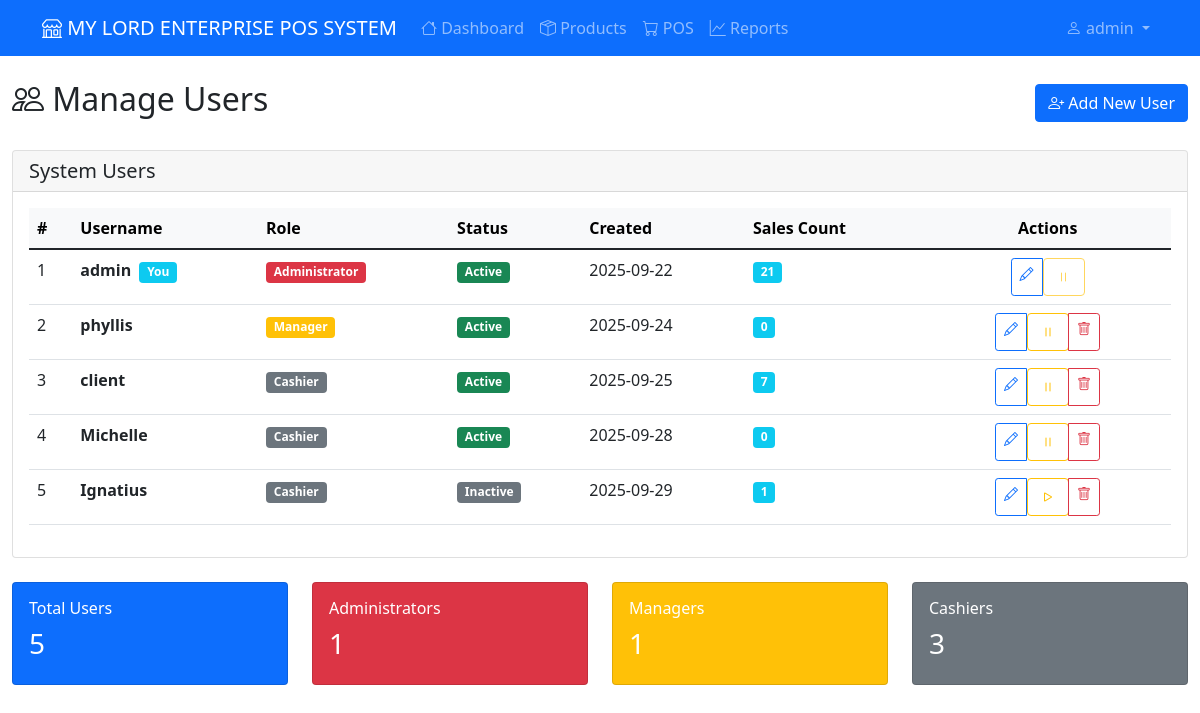
The page /auth/users (signed in) on the database as committed earlier.
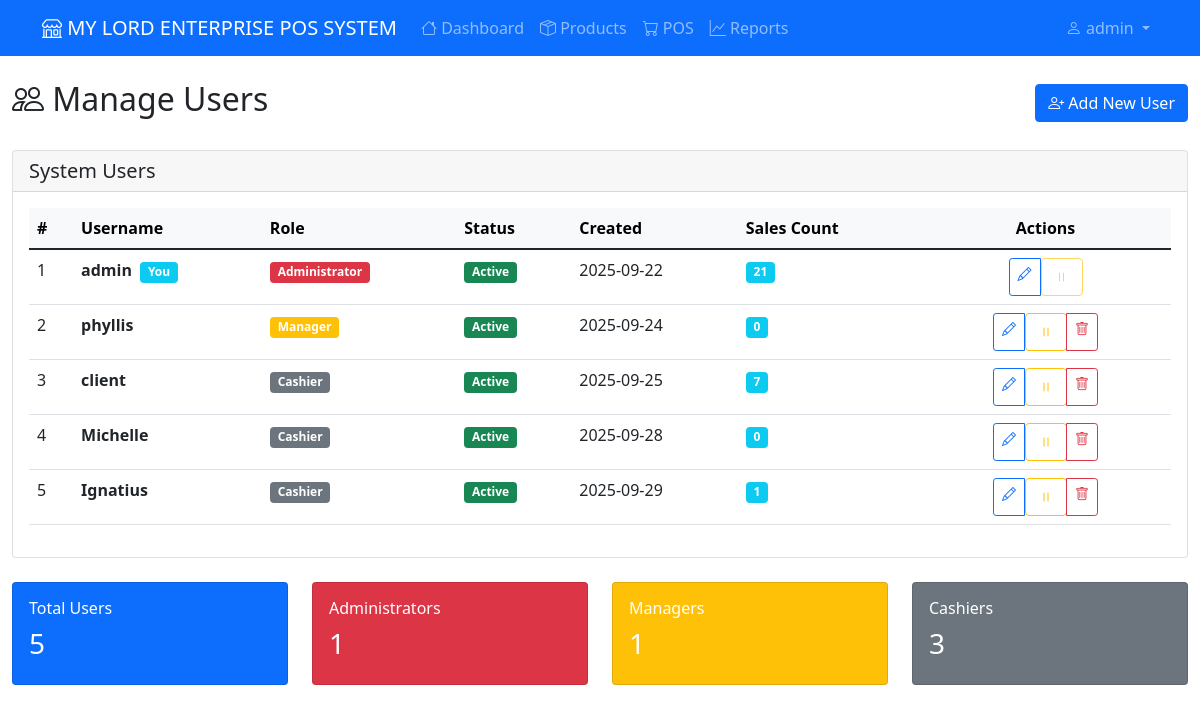
The same page on the database as committed later.
### app/models.py (models this page shows, shortened)
class User(UserMixin, db.Model):
    id = db.Column(db.Integer, primary_key=True)
    username = db.Column(db.String(80), unique=True, nullable=False)
    password_hash = db.Column(db.String(120), nullable=False)
    role = db.Column(db.String(20), nullable=False, default='cashier')  # admin, manager, cashier
    created_at = db.Column(db.DateTime, default=datetime.utcnow)
    is_active = db.Column(db.Boolean, default=True, nullable=False)
    is_temporary_password = db.Column(db.Boolean, default=False, nullable=False)
    password_reset_token = db.Column(db.String(100), nullable=True)
    password_reset_expires = db.Column(db.DateTime, nullable=True)
    must_change_password = db.Column(db.Boolean, default=False, nullable=False)
    last_password_change = db.Column(db.DateTime, nullable=True)
    sales = db.relationship('Sale', backref='clerk', lazy=True)
    expenses = db.relationship('Expense', backref='user', lazy=True)
    def needs_password_change(self):
        return self.must_change_password or self.is_temporary_password
    def is_admin(self):
        return self.role == 'admin'
    def is_manager(self):
        return self.role in ['admin', 'manager']

### app/auth.py (the view)
@bp.route('/users')
@login_required
@admin_required
def manage_users():
    page = request.args.get('page', 1, type=int)
    per_page = 10
    users = User.query.paginate(
        page=page,
        per_page=per_page,
        error_out=False
    )
    return render_template('auth/manage_users.html', users=users)

### app/templates/auth/manage_users.html (shortened to what this page needs)
{% extends "base.html" %}
{% block content %}
<div class="d-flex justify-content-between align-items-center mb-4">
    <h2><i class="bi bi-people"></i> Manage Users</h2>
    <a href="{{ url_for('auth.register') }}" class="btn btn-primary">
        <i class="bi bi-person-plus"></i> Add New User
    </a>
</div>
<div class="card">
    <div class="card-header">
        <h5 class="mb-0">System Users</h5>
    </div>
    <div class="card-body">
        {% if users.items %}
            <div class="table-responsive">
                <table class="table table-hover">
                    <thead class="table-light">
                        <tr>
                            <th>#</th>
                            <th>Username</th>
                            <th>Role</th>
                            <th>Status</th>
                            <th>Created</th>
                            <th>Sales Count</th>
                            <th class="text-center" style="min-width: 150px;">Actions</th>
                        </tr>
                    </thead>
                    <tbody>
                        {% for user in users.items %}
                        <tr>
                            <td>{{ loop.index + (users.page - 1) * users.per_page }}</td>
                            <td>
                                <strong>{{ user.username }}</strong>
                                {% if user.id == current_user.id %}
                                    <span class="badge bg-info ms-1">You</span>
                                {% endif %}
                            </td>
                            <td>
                                {% if user.role == 'admin' %}
                                    <span class="badge bg-danger">Administrator</span>
                                {% elif user.role == 'manager' %}
                                    <span class="badge bg-warning">Manager</span>
                                {% else %}
                                    <span class="badge bg-secondary">Cashier</span>
                                {% endif %}
                            </td>
                            <td>
                                {% if user.is_active is defined %}
                                    {% if user.is_active %}
                                        <span class="badge bg-success">Active</span>
                                    {% else %}
                                        <span class="badge bg-secondary">Inactive</span>
                                    {% endif %}
                                {% else %}
                                    <span class="badge bg-success">Active</span>
                                {% endif %}
                            </td>
                            <td>
                                {% if user.created_at %}
                                    {{ user.created_at.strftime('%Y-%m-%d') }}
                                {% else %}
                                    -
                                {% endif %}
                            </td>
                            <td>
                                <span class="badge bg-info">{{ user.sales|length if user.sales else 0 }}</span>
                            </td>
                            <td class="text-center">
                                <div class="btn-group btn-group-sm">
                                    <a href="{{ url_for('auth.edit_user', user_id=user.id) }}"
                                       class="btn btn-outline-primary"
                                       title="Edit User">
                                        <i class="bi bi-pencil"></i>
                                    </a>
                                    {% if user.is_active is defined %}
                                    <form method="POST"
                                          action="{{ url_for('auth.toggle_user_status', user_id=user.id) }}"
                                          class="d-inline">
                                        <button type="submit"
                                                class="btn btn-outline-warning"
                                                title="{{ 'Deactivate' if user.is_active else 'Activate' }} User"
                                                {% if user.id == current_user.id %}disabled{% endif %}>
                                            <i class="bi bi-{{ 'pause' if user.is_active else 'play' }}"></i>
                                        </button>
                                    </form>
                                    {% endif %}
                                    {% if user.id != current_user.id %}
                                    <a href="{{ url_for('auth.confirm_delete_user', user_id=user.id) }}"
                                       class="btn btn-outline-danger"
                                       title="Delete User">
                                        <i class="bi bi-trash"></i>
                                    </a>
                                    {% endif %}
                                </div>
                            </td>
                        </tr>
                        {% endfor %}
                    </tbody>
                </table>
            </div>
        {% endif %}
    </div>
</div>
<div class="row mt-4">
    <div class="col-md-3">
        <div class="card bg-primary text-white">
            <div class="card-body">
                <h6>Total Users</h6>
                <h3>{{ users.total }}</h3>
            </div>
        </div>
    </div>
    <div class="col-md-3">
        <div class="card bg-danger text-white">
            <div class="card-body">
                <h6>Administrators</h6>
                <h3>{{ users.items | selectattr('role', 'equalto', 'admin') | list | length }}</h3>
            </div>
        </div>
    </div>
    <div class="col-md-3">
        <div class="card bg-warning text-white">
            <div class="card-body">
                <h6>Managers</h6>
                <h3>{{ users.items | selectattr('role', 'equalto', 'manager') | list | length }}</h3>
            </div>
        </div>
    </div>
    <div class="col-md-3">
        <div class="card bg-secondary text-white">
            <div class="card-body">
                <h6>Cashiers</h6>
                <h3>{{ users.items | selectattr('role', 'equalto', 'cashier') | list | length }}</h3>
            </div>
        </div>
    </div>
</div>
{% endblock %}

### app/templates/base.html (shortened to what this page needs)
<!DOCTYPE html>
<html lang="en">
<head>
    <link href="https://cdn.jsdelivr.net/npm/bootstrap@5.1.3/dist/css/bootstrap.min.css" rel="stylesheet">
    <link rel="stylesheet" href="https://cdn.jsdelivr.net/npm/bootstrap-icons@1.10.0/font/bootstrap-icons.css">
</head>
<body>
    <nav class="navbar navbar-expand-lg navbar-dark bg-primary">
        <div class="container">
            <a class="navbar-brand" href="{{ url_for('main.index') }}">
                <i class="bi bi-shop"></i> MY LORD ENTERPRISE POS SYSTEM
            </a>
            {% if current_user.is_authenticated %}
            <div class="collapse navbar-collapse" id="navbarNav">
                <ul class="navbar-nav me-auto">
                    <li class="nav-item">
                        <a class="nav-link" href="{{ url_for('main.index') }}">
                            <i class="bi bi-house"></i> Dashboard
                        </a>
                    </li>
                    <li class="nav-item">
                        <a class="nav-link" href="{{ url_for('products.list_products') }}">
                            <i class="bi bi-box-seam"></i> Products
                        </a>
                    </li>
                    {% if current_user.is_manager() %}
                    <li class="nav-item">
                        <a class="nav-link" href="{{ url_for('pos.pos_page') }}">
                            <i class="bi bi-cart"></i> POS
                        </a>
                    </li>
                    <li class="nav-item">
                        <a class="nav-link" href="{{ url_for('reports.sales_reports') }}">
                            <i class="bi bi-graph-up"></i> Reports
                        </a>
                    </li>
                    {% endif %}
                </ul>
                <ul class="navbar-nav">
                    <li class="nav-item dropdown">
                        <a class="nav-link dropdown-toggle" href="#" role="button" data-bs-toggle="dropdown">
                            <i class="bi bi-person"></i> {{ current_user.username }}
                        </a>
                    </li>
                </ul>
            </div>
            {% endif %}
        </div>
    </nav>
    <div class="container-fluid mt-4">
        {% block content %}{% endblock %}
    </div>
</body>
</html>

Rows that differ between the two databases and show on the page:
changed User "Ignatius": is_active "Inactive" → "Active"
